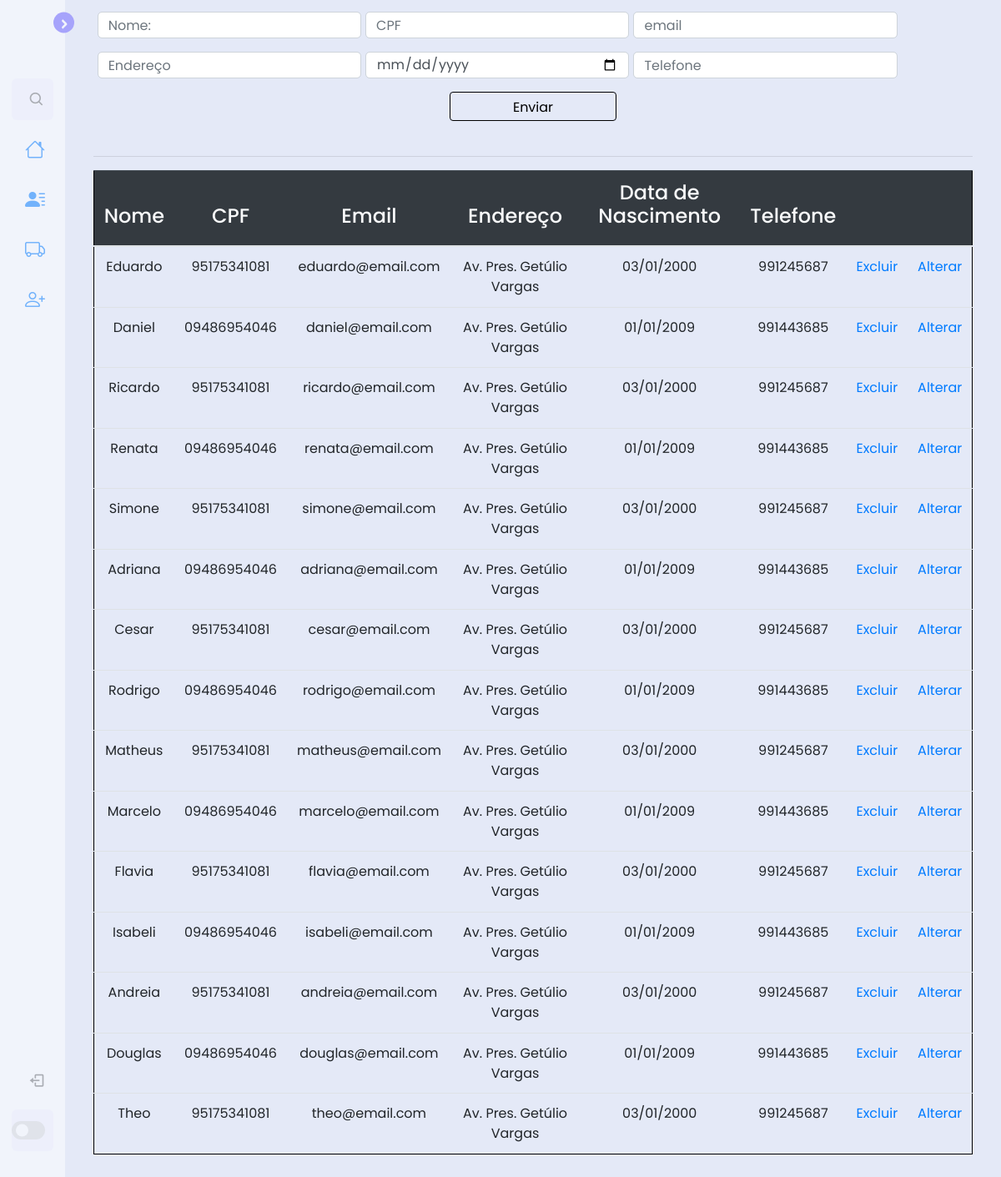
The page /clientes.php on the database its author committed.
### tables this page shows
CREATE TABLE `clientes` (
  `id_cliente` int(4) NOT NULL,
  `nm_cliente` varchar(80) NOT NULL,
  `cpf_cliente` varchar(20) NOT NULL,
  `email_cliente` varchar(80) NOT NULL,
  `ds_endereco` varchar(100) NOT NULL,
  `dt_nascimento` date NOT NULL,
  `nm_telefone` varchar(20) NOT NULL
);

### clientes.php (the view, shortened to what this page needs)
<!DOCTYPE html>
<html lang="en">
<head>
    <link rel="stylesheet" href="css/style.css">
    <link rel="stylesheet" href="https://cdn.jsdelivr.net/npm/bootstrap-icons@1.8.2/font/bootstrap-icons.css">
    <link href='https://unpkg.com/boxicons@2.1.1/css/boxicons.min.css' rel='stylesheet'>
    <link rel="stylesheet" href="https://stackpath.bootstrapcdn.com/bootstrap/4.5.2/css/bootstrap.min.css">
    <link rel="stylesheet" href="css/style_clientes.css">
</head>
<body>
    <nav class="sidebar close">
        <header>
            <div class="image-text">
            </div>
            <i class='bx bx-chevron-right toggle'></i>
        </header>
         <div class="menu-bar">
            <div class="menu">
                <li class="search-box">
                    <i class='bx bx-search icon'></i>
                </li>
                <ul class="menu-links">
                    <li class="nav-link">
                        <a href="index.php">
                         <i class='bi bi-house'></i>&nbsp;&nbsp;&nbsp;&nbsp;&nbsp;&nbsp;
                        </a>
                    </li>
                    <li class="nav-link">
                        <a href="clientes.php">
                            <i class="bi bi-person-lines-fill"></i>&nbsp;&nbsp;&nbsp;&nbsp;&nbsp;&nbsp;
                        </a>
                    </li>
                    <li class="nav-link">
                        <a href="veiculos.php">
                            <i class='"bi bi-truck'></i>&nbsp;&nbsp;&nbsp;&nbsp;&nbsp;&nbsp;
                        </a>
                    </li>
                    <li class="nav-link">
                        <a href="Financiamento.php">
                            <i class='bi bi-person-plus ' ></i>&nbsp;&nbsp;&nbsp;&nbsp;&nbsp;&nbsp;
                        </a>
                    </li>
                </ul>
            </div>
            <div class="bottom-content">
                <li class="">
                    <a href="login.php">
                        <i class='bx bx-log-out icon'></i>
                    </a>
                </li>
                <li class="mode">
                    <div class="toggle-switch">
                        <span class="switch"></span>
                    </div>
                </li>
            </div>
        </div>
    </nav>
    <section class="home">
    <div id="conteudo">
    <form id="wrap" style="text-decoration: none; border: none" action="clientes.php" method="post">
        <input type="text" placeholder="Nome:" style="height: 32px" name="nome" class="form-control" aria-label="Username" aria-describedby="basic-addon1">&nbsp;&nbsp;
        <input type="text" placeholder="CPF" style="height: 32px" name="cpf" class="form-control" aria-label="Username" aria-describedby="basic-addon1">&nbsp;&nbsp;
        <input type="text" placeholder="email" style="height: 32px" name="email" class="form-control" aria-label="Username" aria-describedby="basic-addon1"><br><br>
        <input type="text" placeholder="Endereço" style="height: 32px" name="endereco" class="form-control" aria-label="Username" aria-describedby="basic-addon1">&nbsp;&nbsp;
        <input type="date" placeholder="Data de Nascimento" style="height: 32px" name="dt_nasc" class="form-control" aria-label="Username" aria-describedby="basic-addon1">&nbsp;&nbsp;
        <input type="text" placeholder="Telefone" style="height: 32px" name="telefone" class="form-control" aria-label="Username" aria-describedby="basic-addon1">
        <br/><br/>
        <button type="submit" class="btn btn-outline-primary bt1" name="valida">Enviar</button>
</form>
    <div id="saida" style="text-decoration: none; border: none">
         <table class="table tbl">
          <thead  class="table-dark text-light" id="tb">
            <tr style="text-decoration: none;">
              <th scope="col" ><h4>Nome</h4></th>
              <th scope="col" ><h4>CPF</th>
              <th scope="col" ><h4>Email</th>
              <th scope="col" ><h4>Endereço</th>
              <th scope="col" ><h4>Data de Nascimento</th>
              <th scope="col" ><h4>Telefone</th>
               <th scope="col" ></th>
               <th scope="col" ></th>
            </tr>
          </thead>
            <hr/>
            <?php
    include 'conn.php';
        $exibir_resultados = $conn -> prepare('SELECT * FROM `clientes`');
        $exibir_resultados -> execute();
            echo '<tbody>';
            while($row = $exibir_resultados->fetch()){
                echo "<tr class='tbl2' class='cor' style='top: 50px'>";
                echo "<td>".$row['nm_cliente']."</td>";
                echo "<td>".$row['cpf_cliente']."</td>";
                echo "<td>".$row['email_cliente']."</td>";
                echo "<td>".$row['ds_endereco']."</td>";
                $DataNasc = new DateTime($row['dt_nascimento']);
                echo "<td>".$DataNasc->format('d/m/Y')."</td>";
                echo "<td>".$row['nm_telefone']."</td>";
                echo "<td><a href='clientes.php?aviso&id= ".$row['id_cliente']."&nome=".$row['nm_cliente']."'>Excluir</a></td>";
                echo "<td><a href='clientes.php?avisoalterar&id= ".$row['id_cliente']."&nome=".$row['nm_cliente']."'>Alterar</a></td>";
                echo '<tr>';
            }
        echo '</tbody>';
        ?>
        </table>
    </div>
</body>
</html>

### css/style.css (style rules this page uses)
* { margin: 0; padding: 0; box-sizing: border-box; font-family: 'Poppins', sans-serif; }
:root { --body-color: #E4E9F7; --sidebar-color: #FFF; --primary-color: #695CFE; --primary-color-light: #F6F5FF; --toggle-color: #DDD; --text-color: #707070; --tran-03: all 0.2s ease; --tran-03: all 0.3s ease; --tran-04: all 0.3s ease; --tran-05: all 0.3s ease; }
body { min-height: 100vh; background-color: var(--body-color); transition: var(--tran-05); background-color: #e4e9f7 !important; }
.sidebar { position: fixed; top: 0; left: 0; height: 100%; width: 250px; padding: 10px 14px; background: var(--sidebar-color); transition: var(--tran-05); z-index: 100; }
.sidebar.close { width: 78px; }
.sidebar li { height: 50px; list-style: none; display: flex; align-items: center; margin-top: 10px; }
.sidebar header .image, .sidebar .icon { min-width: 60px; border-radius: 6px; }
.sidebar .icon { min-width: 60px; border-radius: 6px; height: 100%; display: flex; align-items: center; justify-content: center; font-size: 20px; }
.sidebar .text, .sidebar .icon { color: var(--text-color); transition: var(--tran-03); }
.sidebar header { position: relative; }
.sidebar header .image-text { display: flex; align-items: center; }
.sidebar header .toggle { position: absolute; top: 50%; right: -25px; transform: translateY(-50%) rotate(180deg); height: 25px; width: 25px; background-color: var(--primary-color); color: var(--sidebar-color); border-radius: 50%; display: flex; align-items: center; justify-content: center; font-size: 22px; cursor: pointer; transition: var(--tran-05); }
.sidebar.close .toggle { transform: translateY(-50%) rotate(0deg); }
.sidebar .menu { margin-top: 40px; }
.sidebar li.search-box { border-radius: 6px; background-color: var(--primary-color-light); cursor: pointer; transition: var(--tran-05); }
.sidebar li a { list-style: none; height: 100%; background-color: transparent; display: flex; align-items: center; height: 100%; width: 100%; border-radius: 6px; text-decoration: none; transition: var(--tran-03); }
.sidebar .menu-bar { height: calc(100% - 55px); display: flex; flex-direction: column; justify-content: space-between; overflow-y: scroll; }
.sidebar .menu-bar .mode { border-radius: 6px; background-color: var(--primary-color-light); position: relative; transition: var(--tran-05); }
.menu-bar .bottom-content .toggle-switch { position: absolute; right: 0; height: 100%; min-width: 60px; display: flex; align-items: center; justify-content: center; border-radius: 6px; cursor: pointer; }
.toggle-switch .switch { position: relative; height: 22px; width: 40px; border-radius: 25px; background-color: var(--toggle-color); transition: var(--tran-05); }
.switch::before { content: ''; position: absolute; height: 15px; width: 15px; border-radius: 50%; top: 50%; left: 5px; transform: translateY(-50%); background-color: var(--sidebar-color); transition: var(--tran-04); }
.home { position: absolute; top: 0; top: 0; left: 250px; height: vmax; width: calc(100% - 250px); background-color: var(--body-color); transition: var(--tran-05); }
.sidebar.close ~ .home { left: 78px; height: auto; overflow: hidden; width: calc(100% - 78px); }

### css/style_clientes.css (style rules this page uses)
#wrap input { border-radius: 5px; width: 30%; height: 30px; }
#botoes, #saida, #wrap { margin-top: 3px; text-align: center; border: 1px solid black; padding: 1%; background-color:#E4E9F7; margin-right: 2%; margin-left: 2%; }
button { width: 30%; height: 35px; background-color:#6495ED; color: white; border-radius: 5px; }
table { border: solid black; background-color: #6495ED; color: white; }
td { border: 1px solid white; }

### clientes.php (style rules this page uses)
table { border: none; color: black; background: none; }
td { border: none; padding: 5px; }
.tbl { border: solid 1px black; }
input { float: left; margin: auto; margin-left: 5px; }
.bt1 { width: 200px; color: black; border: solid 1px; }

### rows shown on the page
clientes: nm_cliente "Eduardo", cpf_cliente "95175341081", email_cliente "eduardo@email.com", ds_endereco "Av. Pres. Getúlio Vargas", dt_nascimento "03/01/2000", nm_telefone "991245687"
clientes: nm_cliente "Daniel", cpf_cliente "09486954046", email_cliente "daniel@email.com", ds_endereco "Av. Pres. Getúlio Vargas", dt_nascimento "01/01/2009", nm_telefone "991443685"
clientes: nm_cliente "Ricardo", cpf_cliente "95175341081", email_cliente "ricardo@email.com", ds_endereco "Av. Pres. Getúlio Vargas", dt_nascimento "03/01/2000", nm_telefone "991245687"
clientes: nm_cliente "Renata", cpf_cliente "09486954046", email_cliente "renata@email.com", ds_endereco "Av. Pres. Getúlio Vargas", dt_nascimento "01/01/2009", nm_telefone "991443685"
clientes: nm_cliente "Simone", cpf_cliente "95175341081", email_cliente "simone@email.com", ds_endereco "Av. Pres. Getúlio Vargas", dt_nascimento "03/01/2000", nm_telefone "991245687"
clientes: nm_cliente "Adriana", cpf_cliente "09486954046", email_cliente "adriana@email.com", ds_endereco "Av. Pres. Getúlio Vargas", dt_nascimento "01/01/2009", nm_telefone "991443685"
clientes: nm_cliente "Cesar", cpf_cliente "95175341081", email_cliente "cesar@email.com", ds_endereco "Av. Pres. Getúlio Vargas", dt_nascimento "03/01/2000", nm_telefone "991245687"
clientes: nm_cliente "Rodrigo", cpf_cliente "09486954046", email_cliente "rodrigo@email.com", ds_endereco "Av. Pres. Getúlio Vargas", dt_nascimento "01/01/2009", nm_telefone "991443685"
clientes: nm_cliente "Matheus", cpf_cliente "95175341081", email_cliente "matheus@email.com", ds_endereco "Av. Pres. Getúlio Vargas", dt_nascimento "03/01/2000", nm_telefone "991245687"
clientes: nm_cliente "Marcelo", cpf_cliente "09486954046", email_cliente "marcelo@email.com", ds_endereco "Av. Pres. Getúlio Vargas", dt_nascimento "01/01/2009", nm_telefone "991443685"
clientes: nm_cliente "Flavia", cpf_cliente "95175341081", email_cliente "flavia@email.com", ds_endereco "Av. Pres. Getúlio Vargas", dt_nascimento "03/01/2000", nm_telefone "991245687"
clientes: nm_cliente "Isabeli", cpf_cliente "09486954046", email_cliente "isabeli@email.com", ds_endereco "Av. Pres. Getúlio Vargas", dt_nascimento "01/01/2009", nm_telefone "991443685"
clientes: nm_cliente "Andreia", cpf_cliente "95175341081", email_cliente "andreia@email.com", ds_endereco "Av. Pres. Getúlio Vargas", dt_nascimento "03/01/2000", nm_telefone "991245687"
clientes: nm_cliente "Douglas", cpf_cliente "09486954046", email_cliente "douglas@email.com", ds_endereco "Av. Pres. Getúlio Vargas", dt_nascimento "01/01/2009", nm_telefone "991443685"
clientes: nm_cliente "Theo", cpf_cliente "95175341081", email_cliente "theo@email.com", ds_endereco "Av. Pres. Getúlio Vargas", dt_nascimento "03/01/2000", nm_telefone "991245687"
